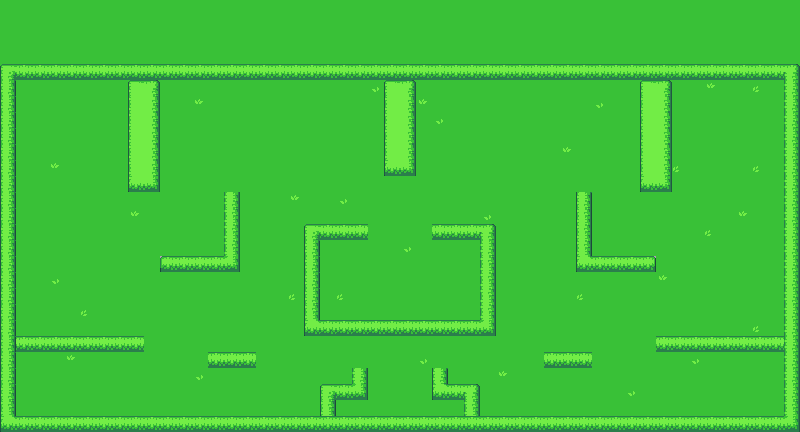

Rendered tile map (Tiled .tmx) drawn with the repository's tilesets; below, a short description and the map source with its tile grids summarised:
An orthogonal 50x27 tile map with 16x16 px tiles, 2 tile layers (background, collisionLayer).

<map version="1.0" orientation="orthogonal" renderorder="right-down" width="50" height="27" tilewidth="16" tileheight="16" nextobjectid="1">
 <tileset firstgid="1" name="tiles" tilewidth="16" tileheight="16" tilecount="350" columns="25">
  <image source="ctiles.png" width="400" height="224" />
 </tileset>
 <layer name="background" width="50" height="26">
  <data>[1300 cells, 1300 non-empty, 4 distinct tile ids]</data>
 </layer>
 <layer name="collisionLayer" width="50" height="27">
  <data>[1350 cells, 262 non-empty, 27 distinct tile ids]</data>
 </layer>
</map>
